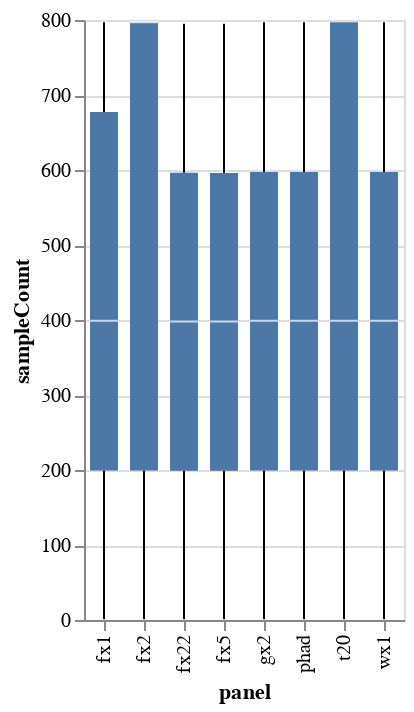

This figure's notebook cell:
### Code cell
alt.Chart(samplesIgElevels).mark_boxplot().encode(
x=alt.X('panel'),
    y=alt.Y('sampleCount')
)

### Figure 1 — Vega-Lite specification as saved in the notebook (floating-point values rounded to 4 significant figures)
{"config": {"view": {"continuousWidth": 400, "continuousHeight": 300}}, "data": {"name": "data-5535ea35c53cdc1ede110378b51a6d80"}, "mark": "boxplot", "encoding": {"x": {"type": "nominal", "field": "panel"}, "y": {"type": "quantitative", "field": "sampleCount"}}, "$schema": "https://vega.github.io/schema/vega-lite/v4.8.1.json", "datasets": {"data-5535ea35c53cdc1ede110378b51a6d80": [{"panel": "fx1", "quantile": 0.0, "IgEScore_cutoff": 0.0, "sampleCount": 797}, {"panel": "fx2", "quantile": 0.0, "IgEScore_cutoff": 0.0, "sampleCount": 797}, {"panel": "fx22", "quantile": 0.0, "IgEScore_cutoff": 0.08657, "sampleCount": 795}, {"panel": "fx5", "quantile": 0.0, "IgEScore_cutoff": 0.0, "sampleCount": 795}, {"panel": "gx2", "quantile": 0.0, "IgEScore_cutoff": 0.0, "sampleCount": 797}, {"panel": "phad", "quantile": 0.0, "IgEScore_cutoff": 0.0, "sampleCount": 797}, {"panel": "t20", "quantile": 0.0, "IgEScore_cutoff": 0.0, "sampleCount": 797}, {"panel": "wx1", "quantile": 0.0, "IgEScore_cutoff": 0.0, "sampleCount": 797}, {"panel": "fx1", "quantile": 0.1, "IgEScore_cutoff": 0.0, "sampleCount": 797}, {"panel": "fx2", "quantile": 0.1, "IgEScore_cutoff": 0.0, "sampleCount": 797}, {"panel": "fx22", "quantile": 0.1, "IgEScore_cutoff": 0.1307, "sampleCount": 715}, {"panel": "fx5", "quantile": 0.1, "IgEScore_cutoff": 0.03033, "sampleCount": 715}, {"panel": "gx2", "quantile": 0.1, "IgEScore_cutoff": 0.03384, "sampleCount": 717}, {"panel": "phad", "quantile": 0.1, "IgEScore_cutoff": 0.1716, "sampleCount": 717}, {"panel": "t20", "quantile": 0.1, "IgEScore_cutoff": 0.0, "sampleCount": 797}, {"panel": "wx1", "quantile": 0.1, "IgEScore_cutoff": 0.1303, "sampleCount": 717}, {"panel": "fx1", "quantile": 0.2, "IgEScore_cutoff": 0.0, "sampleCount": 797}, {"panel": "fx2", "quantile": 0.2, "IgEScore_cutoff": 0.0, "sampleCount": 797}, {"panel": "fx22", "quantile": 0.2, "IgEScore_cutoff": 0.1405, "sampleCount": 637}, {"panel": "fx5", "quantile": 0.2, "IgEScore_cutoff": 0.04142, "sampleCount": 636}, {"panel": "gx2", "quantile": 0.2, "IgEScore_cutoff": 0.04858, "sampleCount": 637}, {"panel": "phad", "quantile": 0.2, "IgEScore_cutoff": 0.1935, "sampleCount": 637}, {"panel": "t20", "quantile": 0.2, "IgEScore_cutoff": 0.0, "sampleCount": 797}, {"panel": "wx1", "quantile": 0.2, "IgEScore_cutoff": 0.1435, "sampleCount": 637}, {"panel": "fx1", "quantile": 0.3, "IgEScore_cutoff": 0.0007915, "sampleCount": 558}, {"panel": "fx2", "quantile": 0.3, "IgEScore_cutoff": 0.0, "sampleCount": 797}, {"panel": "fx22", "quantile": 0.3, "IgEScore_cutoff": 0.1509, "sampleCount": 556}, {"panel": "fx5", "quantile": 0.3, "IgEScore_cutoff": 0.05231, "sampleCount": 556}, {"panel": "gx2", "quantile": 0.3, "IgEScore_cutoff": 0.06033, "sampleCount": 558}, {"panel": "phad", "quantile": 0.3, "IgEScore_cutoff": 0.2105, "sampleCount": 558}, {"panel": "t20", "quantile": 0.3, "IgEScore_cutoff": 0.0, "sampleCount": 797}, {"panel": "wx1", "quantile": 0.3, "IgEScore_cutoff": 0.1535, "sampleCount": 558}, {"panel": "fx1", "quantile": 0.4, "IgEScore_cutoff": 0.01042, "sampleCount": 478}, {"panel": "fx2", "quantile": 0.4, "IgEScore_cutoff": 0.0, "sampleCount": 797}, {"panel": "fx22", "quantile": 0.4, "IgEScore_cutoff": 0.1596, "sampleCount": 477}, {"panel": "fx5", "quantile": 0.4, "IgEScore_cutoff": 0.0638, "sampleCount": 477}, {"panel": "gx2", "quantile": 0.4, "IgEScore_cutoff": 0.06902, "sampleCount": 478}, {"panel": "phad", "quantile": 0.4, "IgEScore_cutoff": 0.2346, "sampleCount": 478}, {"panel": "t20", "quantile": 0.4, "IgEScore_cutoff": 0.004621, "sampleCount": 478}, {"panel": "wx1", "quantile": 0.4, "IgEScore_cutoff": 0.1643, "sampleCount": 478}, {"panel": "fx1", "quantile": 0.5, "IgEScore_cutoff": 0.02076, "sampleCount": 399}, {"panel": "fx2", "quantile": 0.5, "IgEScore_cutoff": 0.0, "sampleCount": 797}, {"panel": "fx22", "quantile": 0.5, "IgEScore_cutoff": 0.1691, "sampleCount": 398}, {"panel": "fx5", "quantile": 0.5, "IgEScore_cutoff": 0.07563, "sampleCount": 398}, {"panel": "gx2", "quantile": 0.5, "IgEScore_cutoff": 0.08005, "sampleCount": 399}, {"panel": "phad", "quantile": 0.5, "IgEScore_cutoff": 0.3009, "sampleCount": 399}, {"panel": "t20", "quantile": 0.5, "IgEScore_cutoff": 0.01133, "sampleCount": 399}, {"panel": "wx1", "quantile": 0.5, "IgEScore_cutoff": 0.1799, "sampleCount": 399}, {"panel": "fx1", "quantile": 0.6, "IgEScore_cutoff": 0.03168, "sampleCount": 319}, {"panel": "fx2", "quantile": 0.6, "IgEScore_cutoff": 0.03128, "sampleCount": 319}, {"panel": "fx22", "quantile": 0.6, "IgEScore_cutoff": 0.1793, "sampleCount": 318}, {"panel": "fx5", "quantile": 0.6, "IgEScore_cutoff": 0.0955, "sampleCount": 318}, {"panel": "gx2", "quantile": 0.6, "IgEScore_cutoff": 0.09609, "sampleCount": 319}, {"panel": "phad", "quantile": 0.6, "IgEScore_cutoff": 0.4269, "sampleCount": 319}, {"panel": "t20", "quantile": 0.6, "IgEScore_cutoff": 0.02044, "sampleCount": 319}, {"panel": "wx1", "quantile": 0.6, "IgEScore_cutoff": 0.2002, "sampleCount": 319}, {"panel": "fx1", "quantile": 0.7, "IgEScore_cutoff": 0.0489, "sampleCount": 239}, {"panel": "fx2", "quantile": 0.7, "IgEScore_cutoff": 0.09873, "sampleCount": 239}, {"panel": "fx22", "quantile": 0.7, "IgEScore_cutoff": 0.192, "sampleCount": 239}, {"panel": "fx5", "quantile": 0.7, "IgEScore_cutoff": 0.1219, "sampleCount": 239}, {"panel": "gx2", "quantile": 0.7, "IgEScore_cutoff": 0.1222, "sampleCount": 239}, {"panel": "phad", "quantile": 0.7, "IgEScore_cutoff": 0.7694, "sampleCount": 239}, {"panel": "t20", "quantile": 0.7, "IgEScore_cutoff": 0.0392, "sampleCount": 239}, {"panel": "wx1", "quantile": 0.7, "IgEScore_cutoff": 0.2583, "sampleCount": 239}, {"panel": "fx1", "quantile": 0.8, "IgEScore_cutoff": 0.07666, "sampleCount": 160}, {"panel": "fx2", "quantile": 0.8, "IgEScore_cutoff": 0.2888, "sampleCount": 160}, {"panel": "fx22", "quantile": 0.8, "IgEScore_cutoff": 0.2149, "sampleCount": 159}, {"panel": "fx5", "quantile": 0.8, "IgEScore_cutoff": 0.1815, "sampleCount": 159}, {"panel": "gx2", "quantile": 0.8, "IgEScore_cutoff": 0.1753, "sampleCount": 160}, {"panel": "phad", "quantile": 0.8, "IgEScore_cutoff": 1.672, "sampleCount": 160}, {"panel": "t20", "quantile": 0.8, "IgEScore_cutoff": 0.09271, "sampleCount": 160}, {"panel": "wx1", "quantile": 0.8, "IgEScore_cutoff": 0.4431, "sampleCount": 160}, {"panel": "fx1", "quantile": 0.9, "IgEScore_cutoff": 0.1511, "sampleCount": 80}, {"panel": "fx2", "quantile": 0.9, "IgEScore_cutoff": 0.9878, "sampleCount": 80}, {"panel": "fx22", "quantile": 0.9, "IgEScore_cutoff": 0.2801, "sampleCount": 80}, {"panel": "fx5", "quantile": 0.9, "IgEScore_cutoff": 0.3504, "sampleCount": 80}, {"panel": "gx2", "quantile": 0.9, "IgEScore_cutoff": 0.3963, "sampleCount": 80}, {"panel": "phad", "quantile": 0.9, "IgEScore_cutoff": 5.221, "sampleCount": 80}, {"panel": "t20", "quantile": 0.9, "IgEScore_cutoff": 0.2907, "sampleCount": 80}, {"panel": "wx1", "quantile": 0.9, "IgEScore_cutoff": 1.309, "sampleCount": 80}, {"panel": "fx1", "quantile": 1.0, "IgEScore_cutoff": 7.504, "sampleCount": 1}, {"panel": "fx2", "quantile": 1.0, "IgEScore_cutoff": 43.4, "sampleCount": 1}, {"panel": "fx22", "quantile": 1.0, "IgEScore_cutoff": 8.679, "sampleCount": 1}, {"panel": "fx5", "quantile": 1.0, "IgEScore_cutoff": 11.5, "sampleCount": 1}, {"panel": "gx2", "quantile": 1.0, "IgEScore_cutoff": 75.43, "sampleCount": 1}, {"panel": "phad", "quantile": 1.0, "IgEScore_cutoff": 74.56, "sampleCount": 1}, {"panel": "t20", "quantile": 1.0, "IgEScore_cutoff": 24.62, "sampleCount": 1}, {"panel": "wx1", "quantile": 1.0, "IgEScore_cutoff": 44.1, "sampleCount": 1}]}}
